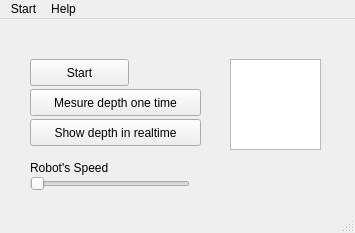
<?xml version="1.0" encoding="UTF-8"?>
<ui version="4.0">
 <class>MainWindow</class>
 <widget class="QMainWindow" name="MainWindow">
  <property name="geometry">
   <rect>
    <x>0</x>
    <y>0</y>
    <width>355</width>
    <height>233</height>
   </rect>
  </property>
  <property name="windowTitle">
   <string>MainWindow</string>
  </property>
  <widget class="QWidget" name="centralwidget">
   <widget class="QPushButton" name="pushButton">
    <property name="geometry">
     <rect>
      <x>30</x>
      <y>40</y>
      <width>99</width>
      <height>27</height>
     </rect>
    </property>
    <property name="text">
     <string>Start</string>
    </property>
   </widget>
   <widget class="QPushButton" name="pushButton_2">
    <property name="geometry">
     <rect>
      <x>30</x>
      <y>70</y>
      <width>171</width>
      <height>27</height>
     </rect>
    </property>
    <property name="text">
     <string>Mesure depth one time</string>
    </property>
   </widget>
   <widget class="QPushButton" name="pushButton_3">
    <property name="geometry">
     <rect>
      <x>30</x>
      <y>100</y>
      <width>171</width>
      <height>27</height>
     </rect>
    </property>
    <property name="text">
     <string>Show depth in realtime</string>
    </property>
   </widget>
   <widget class="QSlider" name="horizontalSlider">
    <property name="geometry">
     <rect>
      <x>30</x>
      <y>150</y>
      <width>160</width>
      <height>29</height>
     </rect>
    </property>
    <property name="maximum">
     <number>100</number>
    </property>
    <property name="singleStep">
     <number>25</number>
    </property>
    <property name="orientation">
     <enum>Qt::Horizontal</enum>
    </property>
   </widget>
   <widget class="QLabel" name="label">
    <property name="geometry">
     <rect>
      <x>30</x>
      <y>140</y>
      <width>101</width>
      <height>17</height>
     </rect>
    </property>
    <property name="text">
     <string>Robot's Speed</string>
    </property>
   </widget>
   <widget class="QGraphicsView" name="graphicsView">
    <property name="geometry">
     <rect>
      <x>230</x>
      <y>40</y>
      <width>91</width>
      <height>91</height>
     </rect>
    </property>
   </widget>
  </widget>
  <widget class="QMenuBar" name="menubar">
   <property name="geometry">
    <rect>
     <x>0</x>
     <y>0</y>
     <width>355</width>
     <height>25</height>
    </rect>
   </property>
   <widget class="QMenu" name="menuRelative_Depth">
    <property name="title">
     <string>Start</string>
    </property>
   </widget>
   <widget class="QMenu" name="menuHelp">
    <property name="title">
     <string>Help</string>
    </property>
   </widget>
   <addaction name="menuRelative_Depth"/>
   <addaction name="menuHelp"/>
  </widget>
  <widget class="QStatusBar" name="statusBar"/>
 </widget>
 <resources/>
 <connections/>
</ui>
